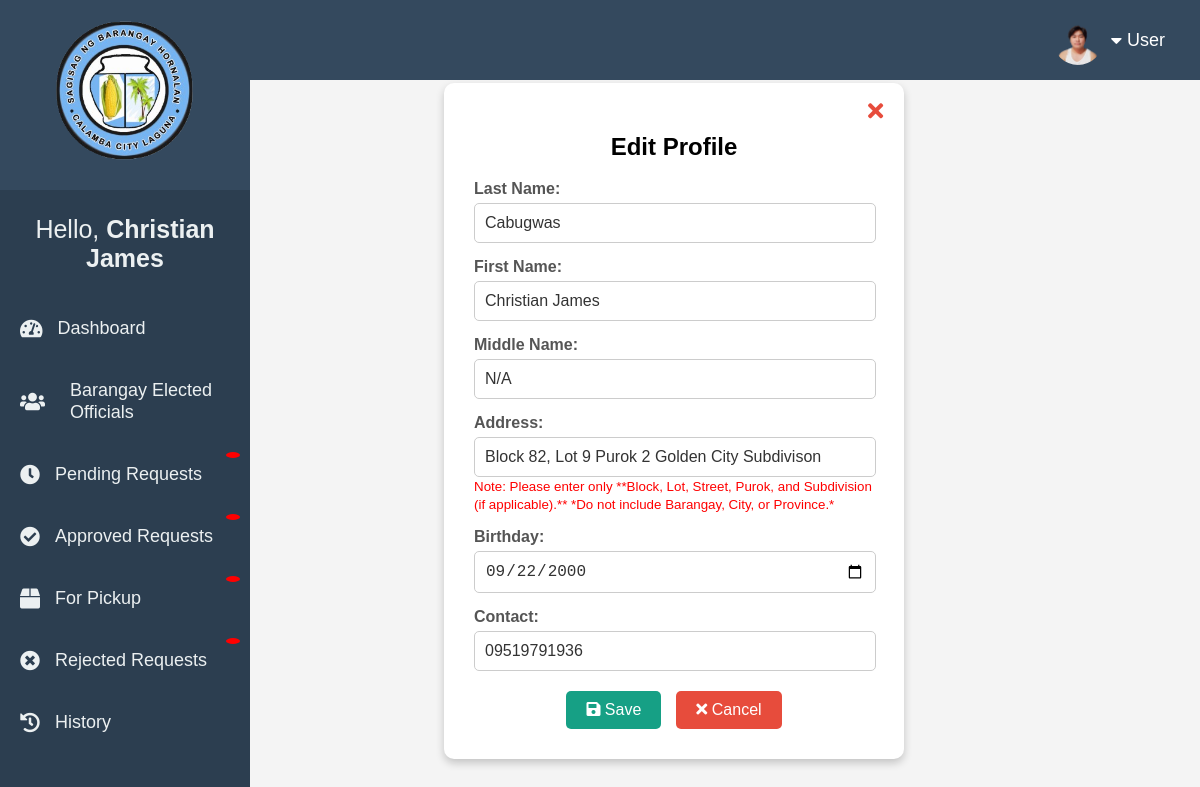
The app's page /users/edit_profile.php (signed in) with its own data.
### tables this page shows
CREATE TABLE `users` (
  `userID` int(11) NOT NULL,
  `lastname` varchar(50) NOT NULL,
  `firstname` varchar(50) NOT NULL,
  `middlename` varchar(50) NOT NULL,
  `contact` varchar(15) NOT NULL,
  `user` varchar(50) NOT NULL,
  `password` varchar(50) NOT NULL,
  `verification_code` varchar(6) DEFAULT NULL,
  `code_expiry` datetime DEFAULT NULL,
  `address` varchar(50) NOT NULL,
  `birthday` date NOT NULL,
  `profile_pic` varchar(255) DEFAULT NULL
);

### users/edit_profile.php (the view, shortened to what this page needs)
<?php
include '../connection/connect.php';
$user = $_SESSION['user'];
$query = "SELECT lastname, firstname, middlename, contact, address, birthday FROM users WHERE user = ?";
$stmt = $conn->prepare($query);
$stmt->bind_param("s", $user);
$stmt->execute();
$stmt->bind_result($lastname, $firstname, $middlename, $contact, $address, $birthday);
?>
<!DOCTYPE html>
<html lang="en">
<head>
    <link rel="stylesheet" href="https://cdnjs.cloudflare.com/ajax/libs/font-awesome/6.4.2/css/all.min.css">
    <link rel="stylesheet" type="text/css" href="css/sidebar.css">
</head>
<body>
<?php include 'sidebar.php'; ?>
<div class="edit-container">
    <div class="edit-profile">
    <button class="close-btn" onclick="window.location.href='profile.php'">
        <i class="fas fa-times"></i>
    </button>
    <h2>Edit Profile</h2>
    <form method="POST">
        <div class="input-group">
            <label>Last Name:</label>
            <input type="text" name="lastname" value="<?php echo htmlspecialchars($lastname); ?>" required autocomplete="off">
        </div>
        <div class="input-group">
            <label>First Name:</label>
            <input type="text" name="firstname" value="<?php echo htmlspecialchars($firstname); ?>" required autocomplete="off">
        </div>
        <div class="input-group">
            <label>Middle Name:</label>
            <input type="text" name="middlename" value="<?php echo htmlspecialchars($middlename); ?>" required autocomplete="off">
        </div>
        <div class="input-group">
            <label for="address">Address:</label>
            <input type="text" name="address" value="<?php echo htmlspecialchars($address); ?>" required autocomplete="off">
                <small style="color: red;">
                    Note: Please enter only **Block, Lot, Street, Purok, and Subdivision (if applicable).**
                    *Do not include Barangay, City, or Province.*
                </small>
        </div>
        <div class="input-group">
            <label>Birthday:</label>
            <input type="date" name="birthday" value="<?php echo htmlspecialchars($birthday); ?>" required autocomplete="off">
        </div>
        <div class="input-group">
            <label>Contact:</label>
            <input type="text" name="contact" value="<?php echo htmlspecialchars($contact); ?>" required autocomplete="off">
        </div>
        <div class="btn-container">
            <button type="submit" class="btn save-btn"><i class="fa fa-save"></i> Save</button>
            <button type="button" class="btn cancel-btn" onclick="window.location.href='profile.php'"><i class="fa fa-times"></i> Cancel</button>
        </div>
    </form>
    </div>
</div>
</body>
</html>

### users/sidebar.php (shortened to what this page needs)
<?php
include '../connection/connect.php';
if (isset($_SESSION['user'])) {
    $user = $_SESSION['user'];
    $query = "SELECT firstname, profile_pic FROM users WHERE user = ?";
    $stmt = $conn->prepare($query);
    $stmt->bind_param("s", $user);
    $stmt->execute();
    $stmt->bind_result($firstname, $profile_pic);
    $profilePic = !empty($profile_pic) ? "../uploads/" . $profile_pic : "../uploads/default.png";
} else {
    $profilePic = "../uploads/default.png";
}
?>
<link rel="stylesheet" type="text/css" href="../css/sidebar.css">
<link rel="stylesheet" href="https://cdnjs.cloudflare.com/ajax/libs/font-awesome/5.15.4/css/all.min.css">
<div class="navbar">
    <div class="user-info">
        <button class="dropbtn">
            <img src="<?php echo $profilePic; ?>" alt="User Profile" class="user-profile-pic">
            <i class="fas fa-caret-down"></i> User
        </button>
    </div>
</div>
<div class="sidebar">
    <div class="sidebar-header">
        <img src="../image/logo1-removebg.png" alt="Barangay Logo" class="logo">
    </div>
    <div class="sidebar-nav">
        <p>Hello, <strong><?php echo $firstname ?: 'User'; ?></strong> </p>
        <ul>
            <li><a href="../users/prof.php" class="<?php echo basename($_SERVER['SCRIPT_NAME']) == 'prof.php' ? 'active' : ''; ?>"><i class="fa fa-tachometer-alt"></i> Dashboard</a></li>
            <li><a href="brgy_officials.php" class="<?php echo basename($_SERVER['SCRIPT_NAME']) == 'brgy_officials.php' ? 'active' : ''; ?>"><div class="title-container"> <i class="fa fa-users"></i>
                    <div class="text">
                        Barangay Elected <br> Officials
                    </div>
            </div></a></li>
            <li><a href="pending_requests.php" class="<?php echo basename($_SERVER['SCRIPT_NAME']) == 'pending_requests.php' ? 'active' : ''; ?>">
                <i class="fa fa-clock"></i> Pending Requests <span class="badge" id="pendingBadge"></span></a></li>
            <li><a href="approved_requests.php" class="<?php echo basename($_SERVER['SCRIPT_NAME']) == 'approved_requests.php' ? 'active' : ''; ?>">
                <i class="fa fa-check-circle"></i> Approved Requests <span class="badge" id="approvedBadge"></span></a></li>
            <li><a href="for_pickup.php" class="<?php echo basename($_SERVER['SCRIPT_NAME']) == 'for_pickup.php' ? 'active' : ''; ?>">
                <i class="fa fa-box"></i> For Pickup <span class="badge" id="pickupBadge"></span></a></li>
            <li><a href="rejected_requests.php" class="<?php echo basename($_SERVER['SCRIPT_NAME']) == 'rejected_requests.php' ? 'active' : ''; ?>">
                <i class="fa fa-times-circle"></i> Rejected Requests <span class="badge" id="rejectedBadge"></span></a></li>
            <li><a href="history.php" class="<?php echo basename($_SERVER['SCRIPT_NAME']) == 'history.php' ? 'active' : ''; ?>"><i class="fa fa-history"></i> History</a></li>
        </ul>
    </div>
</div>

### users/css/sidebar.css (style rules this page uses)
body { font-family: Arial, sans-serif; margin: 0; padding: 0; }
.sidebar { width: 250px; height: 100vh; background-color: #2c3e50; color: #ecf0f1; position: fixed; top: 0; left: 0; display: flex; flex-direction: column; z-index: 1000; transition: transform 0.3s ease-in-out; font-size: 25px; text-align: center; }
.sidebar-header .logo { width: 140px; height: auto; display: block; margin: 0 auto 10px; }
.sidebar-header { text-align: center; padding: 20px; background-color: #34495e; font-size: 20px; }
.sidebar-nav { flex-grow: 1; }
.sidebar-nav ul { list-style: none; padding: 0; }
.sidebar-nav li { margin: 1px 0; }
.sidebar-nav a { display: flex; align-items: center; padding: 20px; text-decoration: none; color: #ecf0f1; font-size: 18px; transition: background-color 0.3s ease; }
.sidebar-nav i { margin-right: 15px; font-size: 20px; }
.navbar { display: flex; justify-content: space-between; align-items: center; width: calc(100% - 250px); height: 60px; background: #34495e; color: #ecf0f1; position: fixed; top: 0; right: 0; padding: 10px 20px; z-index: 2000; }
.user-info { position: absolute; right: 20px; display: flex; align-items: center; }
.dropbtn { background: none; border: none; color: white; font-size: 18px; cursor: pointer; padding: 8px 15px; display: flex; align-items: center; }
.dropbtn i { margin-right: 5px; }

### users/edit_profile.php (style rules this page uses)
body { font-family: Arial, sans-serif; background-color: #f4f4f4; margin: 0; padding: 0; overflow: hidden; }
.edit-container { display: flex; justify-content: center; align-items: center; min-height: 100vh; padding-left: 260px; padding-right: 20px; }
.edit-profile { background: white; padding: 30px; border-radius: 10px; box-shadow: 0px 4px 8px rgba(0, 0, 0, 0.2); width: 100%; max-width: 400px; text-align: center; position: relative; margin-left: -10%; }
.input-group { text-align: left; margin-bottom: 15px; }
input[type="text"], input[type="date"] { width: 95%; padding: 10px; border: 1px solid #ccc; border-radius: 5px; font-size: 16px; margin-top: 5px; background-color: white; color: #333; appearance: none; text-transform: capitalize; }
label { font-weight: bold; color: #555; }
.btn-container { display: flex; justify-content: center; gap: 15px; margin-top: 20px; }
.btn { padding: 10px 20px; font-size: 16px; border-radius: 5px; border: none; cursor: pointer; text-align: center; width: auto; }
.save-btn { background-color: #16a085; color: white; }
.cancel-btn { background-color: #e74c3c; color: white; }
.close-btn { position: absolute; top: 15px; right: 15px; background: none; border: none; font-size: 22px; cursor: pointer; color: #e74c3c; }

### users/sidebar.php (style rules this page uses)
.user-profile-pic { width: 50px; height: 50px; border-radius: 50%; object-fit: cover; margin-right: 8px; vertical-align: middle; }
.sidebar-nav a .badge { position: absolute; top: 8px; right: 10px; background: red; color: white; padding: 3px 7px; border-radius: 50%; font-size: 12px; font-weight: bold; animation: notifBlink 1s infinite; }
.sidebar-nav a { position: relative; display: flex; align-items: center; padding: 20px; text-decoration: none; color: #ecf0f1; font-size: 18px; transition: background-color 0.3s ease; }
.title-container { display: flex; align-items: center; gap: 10px; }
.text { line-height: 1.2; text-align: left; }

### records on screen
users: profile_pic (picture), firstname "Christian James", lastname "Cabugwas", middlename "N/A", address "Block 82, Lot 9 Purok 2 Golden City Subdivison", birthday "09/22/2000", contact "09519791936"
